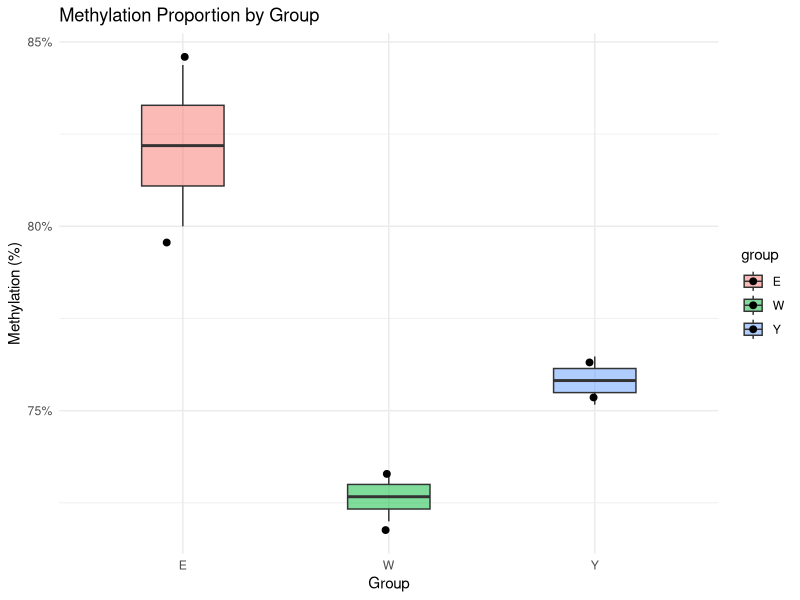

R code for this plot:
## ---- chunk 1
knitr::opts_chunk$set(echo = TRUE, warning = FALSE, message = FALSE)
library(ggplot2)
library(dplyr)

# Simulated example dataset
df <- data.frame(
  Sample = paste0("S", 1:6),
  group = c("E", "E", "W", "W", "Y", "Y"),
  CpG = c(1200, 1350, 1100, 1080, 1150, 1170),
  uCpG = c(300, 250, 400, 420, 380, 360)
)

df <- df %>%
  mutate(
    total = CpG + uCpG,
    prop = CpG / total
  )

knitr::kable(df, caption = "CpG and uCpG Counts with Methylation Proportions")
ggplot(df, aes(x = group, y = prop, fill = group)) +
  geom_boxplot(width = 0.4, alpha = 0.5, outlier.shape = NA) +
  geom_jitter(width = 0.1, size = 2) +
  scale_y_continuous(labels = scales::percent_format(accuracy = 1)) +
  labs(title = "Methylation Proportion by Group",
       y = "Methylation (%)", x = "Group") +
  theme_minimal()


glm_fit <- glm(cbind(CpG, uCpG) ~ group, data = df, family = binomial)
summary(glm_fit)

cat("Null deviance:", round(glm_fit$null.deviance), "on", glm_fit$df.null, "degrees of freedom\n")
cat("Residual deviance:", round(glm_fit$deviance), "on", glm_fit$df.residual, "degrees of freedom\n")
cat("AIC:", round(AIC(glm_fit)), "\n")

invlogit <- function(x) exp(x) / (1 + exp(x))

p_E <- invlogit(coef(glm_fit)["(Intercept)"])
p_W <- invlogit(coef(glm_fit)["(Intercept)"] + coef(glm_fit)["groupW"])
p_Y <- invlogit(coef(glm_fit)["(Intercept)"] + coef(glm_fit)["groupY"])

rate_df <- data.frame(
  Group = c("E", "W", "Y"),
  Estimated_Proportion = round(c(p_E, p_W, p_Y), 4)
)

knitr::kable(rate_df, caption = "Estimated Methylation Proportions by Group (from GLM)")
